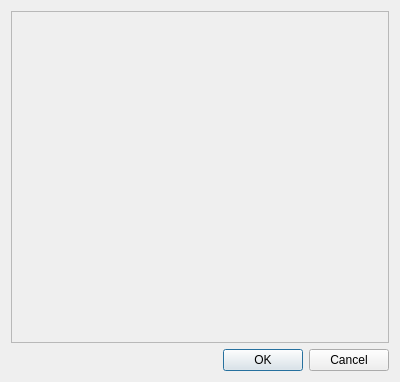
<?xml version="1.0" encoding="UTF-8"?>
<ui version="4.0">
 <class>Dialog_log</class>
 <widget class="QDialog" name="Dialog_log">
  <property name="geometry">
   <rect>
    <x>0</x>
    <y>0</y>
    <width>400</width>
    <height>382</height>
   </rect>
  </property>
  <property name="windowTitle">
   <string>Dialog</string>
  </property>
  <layout class="QVBoxLayout" name="verticalLayout_2">
   <item>
    <widget class="QScrollArea" name="zone_log">
     <property name="widgetResizable">
      <bool>true</bool>
     </property>
     <widget class="QWidget" name="scrollAreaWidgetContents">
      <property name="geometry">
       <rect>
        <x>0</x>
        <y>0</y>
        <width>380</width>
        <height>329</height>
       </rect>
      </property>
     </widget>
    </widget>
   </item>
   <item>
    <widget class="QDialogButtonBox" name="buttonBox">
     <property name="orientation">
      <enum>Qt::Horizontal</enum>
     </property>
     <property name="standardButtons">
      <set>QDialogButtonBox::Cancel|QDialogButtonBox::Ok</set>
     </property>
    </widget>
   </item>
  </layout>
 </widget>
 <resources/>
 <connections>
  <connection>
   <sender>buttonBox</sender>
   <signal>accepted()</signal>
   <receiver>Dialog_log</receiver>
   <slot>accept()</slot>
   <hints>
    <hint type="sourcelabel">
     <x>227</x>
     <y>372</y>
    </hint>
    <hint type="destinationlabel">
     <x>157</x>
     <y>274</y>
    </hint>
   </hints>
  </connection>
  <connection>
   <sender>buttonBox</sender>
   <signal>rejected()</signal>
   <receiver>Dialog_log</receiver>
   <slot>reject()</slot>
   <hints>
    <hint type="sourcelabel">
     <x>295</x>
     <y>372</y>
    </hint>
    <hint type="destinationlabel">
     <x>286</x>
     <y>274</y>
    </hint>
   </hints>
  </connection>
 </connections>
</ui>
